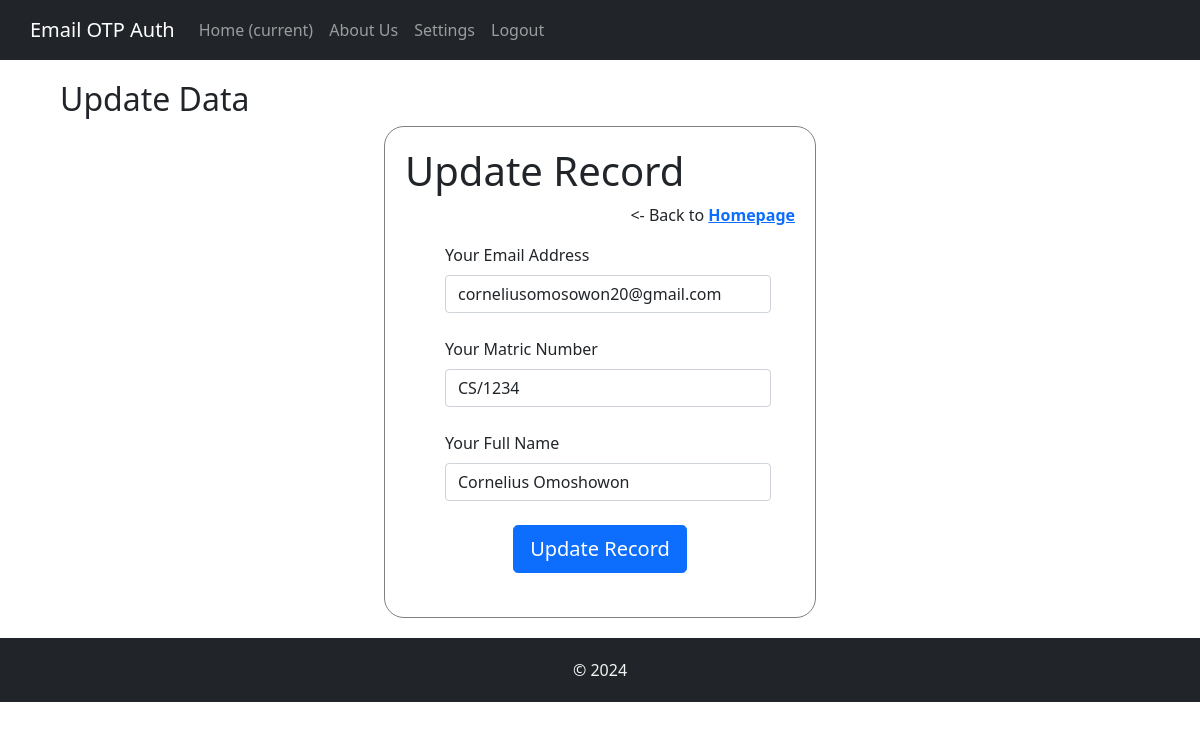
Page /update_user/5 on the committed database.
### models.py (models this page shows, shortened)
class User(db.Model):
    __tablename__ = 'users'
    id = db.Column(db.Integer, primary_key=True)
    matric = db.Column(db.String(15), unique=True)
    email = db.Column(db.String(), unique=True, nullable=False)
    password = db.Column(db.String(), nullable=False)
    fullname = db.Column(db.String(), nullable=False)
    created_at = db.Column(db.DateTime(), default=datetime.now())
    updated_at = db.Column(db.DateTime(), default=datetime.now(), onupdate=datetime.now)

### app.py (the view, shortened to what this page needs)
@app.route('/update_user/<int:id>', methods=['GET', 'POST'])
def update_user(id):
    user = User.query.get_or_404(id, f'User with id {id}, not found.')
    if request.method == 'GET':
        return render_template('update_user.html', user=user)

### templates/update_user.html (shortened to what this page needs)
{% extends "base.html" %}
{% block content %}
<div class="content container">
    <h2>Update Data</h2>
    <div class="form-wrapper">
        <h1 class="form-title">Update Record</h1>
        <p style="text-align: right;">
            &lt;- Back to <a href="{{ url_for('index')}}"> <b>Homepage</b> </a>
        </p>
        <form class="mx-1 mx-md-4" action="{{ url_for('update_user', id=user.id) }}" method="post">
            <div class="d-flex flex-row align-items-center mb-4">
                <div data-mdb-input-init class="form-outline flex-fill mb-0">
                    <label class="form-label" for="email">Your Email Address</label>
                    <input type="email" value="{{ user.email }}" id="email" name="email" class="form-control" />
                </div>
            </div>
            <div class="d-flex flex-row align-items-center mb-4">
                <div data-mdb-input-init class="form-outline flex-fill mb-0">
                    <label class="form-label" for="matric">Your Matric Number</label>
                    <input type="text" value="{{ user.matric }}" id="matric" name="matric" class="form-control" />
                </div>
            </div>
            <div class="d-flex flex-row align-items-center mb-4">
                <div data-mdb-input-init class="form-outline flex-fill mb-0">
                    <label class="form-label" for="fullname">Your Full Name</label>
                    <input type="text" value="{{ user.fullname }}" id="fullname" name="fullname" class="form-control" />
                </div>
            </div>
            <div class="d-flex justify-content-center mx-4 mb-3 mb-lg-4">
                <button  type="submit" data-mdb-button-init data-mdb-ripple-init class="btn btn-primary btn-lg">Update Record</button>
            </div>
        </form>
    </div>
</div>
{% endblock content %}

### static/css/mystyles.css (style rules this page uses)
body { min-height: 100vh; }
.form-wrapper { margin: auto; width: 40%; padding: 20px; border: 1px solid gray; border-radius: 20px; }
.content { padding: 20px 30px; min-height: 500px; }

### rows in the picture
User: email "corneliusomosowon20@gmail.com", matric "CS/1234", fullname "Cornelius Omoshowon"
